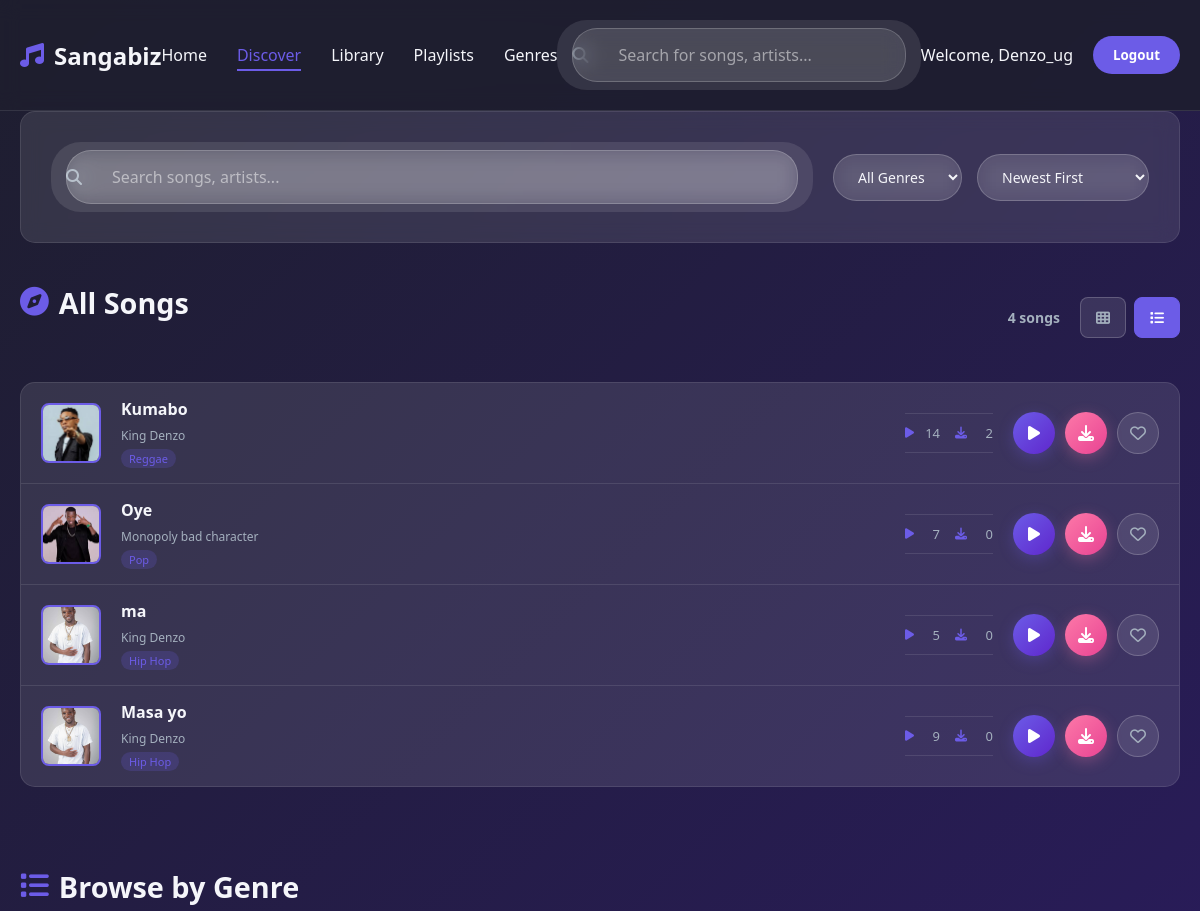
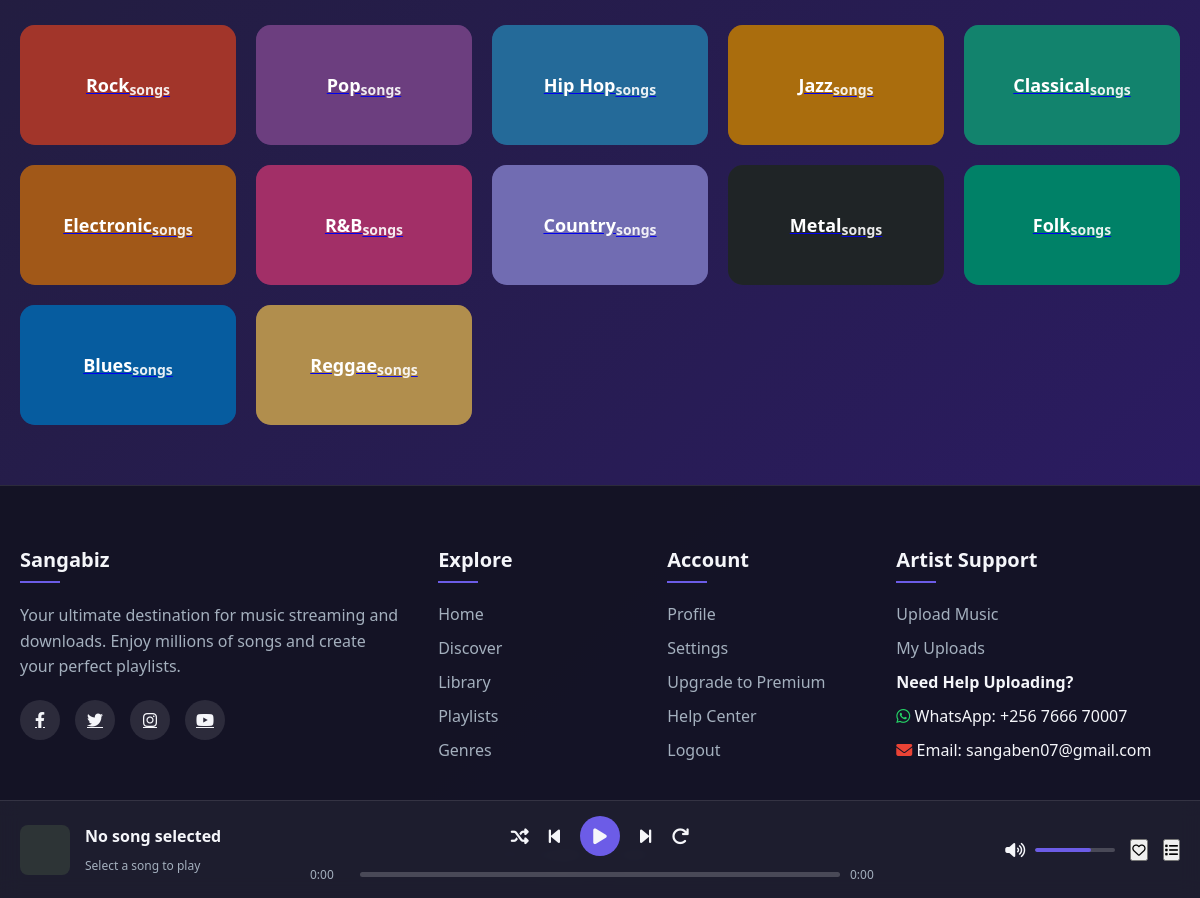
/discover/ (signed in), run on the app's committed database (2 pictures, top to bottom).
### music/models.py (models this page shows, shortened)
class Song(models.Model):
    title = models.CharField(max_length=200)
    artist = models.ForeignKey(Artist, on_delete=models.CASCADE, related_name='songs')
    genre = models.ForeignKey(Genre, on_delete=models.CASCADE)
    audio_file = models.FileField(
        upload_to='songs/',
        validators=[FileExtensionValidator(allowed_extensions=['mp3', 'wav', 'ogg'])]
    )
    cover_image = models.ImageField(upload_to='covers/', blank=True, null=True)
    duration = models.PositiveIntegerField(help_text="Duration in seconds")
    upload_date = models.DateTimeField(auto_now_add=True)
    plays = models.PositiveIntegerField(default=0)
    downloads = models.PositiveIntegerField(default=0)
    is_approved = models.BooleanField(default=False)  # For moderation
    is_featured = models.BooleanField(default=False)
    class Meta:
        ordering = ['-upload_date']

class Artist(models.Model):
    user = models.OneToOneField(
        User,
        on_delete=models.CASCADE,
        related_name='artist_profile'
    )
    name = models.CharField(max_length=200)
    bio = models.TextField(blank=True, null=True)
    image = models.ImageField(upload_to='artists/', blank=True, null=True)
    genre = models.ForeignKey('Genre', on_delete=models.SET_NULL, null=True, blank=True)
    website = models.URLField(blank=True, null=True)
    is_verified = models.BooleanField(default=False)
    created_at = models.DateTimeField(auto_now_add=True)
    updated_at = models.DateTimeField(auto_now=True)
    objects = ArtistManager()
    class Meta:
        constraints = [
            models.UniqueConstraint(fields=['user'], name='unique_artist_user')
        ]

class Genre(models.Model):
    name = models.CharField(max_length=100)
    color = models.CharField(max_length=7, default='#6c5ce7')  # Hex color

### music/views.py (the view)
# urls.py: path('discover/', views.discover, name='discover'),
def discover(request):
    songs = Song.objects.all().order_by('-upload_date')
    genres = Genre.objects.all()
    context = {
        'songs': songs,
        'genres': genres,
    }
    return render(request, 'discover.html', context)

### music/templates/discover.html (shortened to what this page needs)
{% extends 'base.html' %}
{% load static %}
{% block content %}
<div class="container">
    <section class="search-section" style="margin-bottom: 40px;">
        <div class="search-controls">
            <div class="search-bar">
                <i class="fas fa-search"></i>
                <input type="text" id="discover-search" placeholder="Search songs, artists..." onkeyup="filterSongs()">
            </div>
            <div class="filter-controls">
                <select id="genre-filter" onchange="filterSongs()">
                    <option value="">All Genres</option>
                </select>
                <select id="sort-by" onchange="sortSongs()">
                    <option value="newest">Newest First</option>
                </select>
            </div>
        </div>
    </section>
    <section class="discover-songs-section">
        <div class="section-header">
            <h2 class="section-title">
                <i class="fas fa-compass"></i>
                <span id="songs-count">All Songs</span>
            </h2>
            <div class="view-controls">
                <span id="results-count" class="results-count">{{ songs.count }} songs</span>
                <div class="view-buttons">
                    <button id="grid-view" class="view-btn" onclick="toggleView('grid')" title="Grid View">
                        <i class="fas fa-th"></i>
                    </button>
                    <button id="list-view" class="view-btn active" onclick="toggleView('list')" title="List View">
                        <i class="fas fa-list"></i>
                    </button>
                </div>
            </div>
        </div>
        <div id="list-view-container" class="mdundo-song-list">
            {% for song in songs %}
            <div class="mdundo-song-item" data-song-id="{{ song.id }}"
                 data-title="{{ song.title|lower }}"
                 data-artist="{{ song.artist.name|lower }}"
                 data-genre="{{ song.genre.name }}"
                 data-plays="{{ song.plays }}"
                 data-downloads="{{ song.downloads }}"
                 data-upload-date="{{ song.upload_date|date:'Y-m-d' }}">
                <div class="song-image">
                    <img src="{% if song.cover_image %}{{ song.cover_image.url }}{% else %}{% static 'images/default-cover.jpg' %}{% endif %}"
                         alt="{{ song.title }}"
                         onerror="this.src='{% static 'images/default-cover.jpg' %}'"
                         loading="lazy">
                </div>
                <div class="song-details">
                    <div class="song-title-artist">
                        <h4 class="song-title">{{ song.title }}</h4>
                        <p class="song-artist">{{ song.artist.name }}</p>
                    </div>
                    <div class="song-meta-info">
                        <span class="song-genre">{{ song.genre.name }}</span>
                    </div>
                </div>
                <div class="song-stats">
                    <div class="stat">
                        <i class="fas fa-play"></i>
                        <span class="stat-count">{{ song.plays }}</span>
                    </div>
                    <div class="stat">
                        <i class="fas fa-download"></i>
                        <span class="stat-count">{{ song.downloads }}</span>
                    </div>
                </div>
                <div class="song-actions">
                    <button class="mdundo-play-btn" onclick="playSongFromCard({{ song.id }})" title="Play">
                        <i class="fas fa-play"></i>
                    </button>
                    <button class="mdundo-download-btn" onclick="downloadSong({{ song.id }}, this)" title="Download">
                        <i class="fas fa-download"></i>
                    </button>
                    {% if user.is_authenticated %}
                    <button class="mdundo-like-btn" onclick="likeSong({{ song.id }}, this)" title="Like">
                        <i class="far fa-heart"></i>
                    </button>
                    {% endif %}
                </div>
            </div>
            {% empty %}
            <div class="no-results" style="display: block;">
                <i class="fas fa-music"></i>
                <h3>No songs available</h3>
                <p>Check back later for new songs</p>
            </div>
            {% endfor %}
        </div>
    </section>
    <section class="genres-section" style="margin-top: 80px;">
        <h2 class="section-title">
            <i class="fas fa-list"></i>
            Browse by Genre
        </h2>
        <div class="genres-grid">
            {% for genre in genres %}
            <a href="{% url 'genre_songs' genre.id %}" class="genre-link">
                <div class="genre-card" style="background: {{ genre.color|default:'linear-gradient(135deg, #6c5ce7, #fd79a8)' }};">
                    <span class="genre-name">{{ genre.name }}</span>
                    <div class="genre-count">{{ genre.song_count }} songs</div>
                </div>
            </a>
            {% empty %}
            <div class="no-genres">
                <i class="fas fa-music"></i>
                <p>No genres available yet.</p>
            </div>
            {% endfor %}
        </div>
    </section>
</div>
{% endblock %}

### music/templates/base.html (shortened to what this page needs)
{% load static %}
<!DOCTYPE html>
<html lang="en">
<head>
    <link rel="stylesheet" href="https://cdnjs.cloudflare.com/ajax/libs/font-awesome/6.4.0/css/all.min.css">
</head>
<body>
    <header>
        <div class="container">
            <nav class="navbar">
                <div class="logo">
                    <i class="fas fa-music"></i>
                    <span>Sangabiz</span>
                </div>
                <div class="nav-links">
                    <a href="{% url 'home' %}" class="{% if request.resolver_match.url_name == 'home' %}active{% endif %}">Home</a>
                    <a href="{% url 'discover' %}" class="{% if request.resolver_match.url_name == 'discover' %}active{% endif %}">Discover</a>
                    <a href="{% url 'library' %}" class="{% if request.resolver_match.url_name == 'library' %}active{% endif %}">Library</a>
                    <a href="{% url 'playlists' %}" class="{% if request.resolver_match.url_name == 'playlists' %}active{% endif %}">Playlists</a>
                    <a href="{% url 'genres' %}" class="{% if request.resolver_match.url_name == 'genres' %}active{% endif %}">Genres</a>
                </div>
                <div class="search-bar">
                    <i class="fas fa-search"></i>
                    <input type="text" id="search-input" placeholder="Search for songs, artists..." onkeypress="handleSearchKeypress(event)">
                </div>
                <div class="user-actions">
                    {% if user.is_authenticated %}
                        <span class="user-welcome">Welcome, {{ user.username }}</span>
                        <form method="post" action="{% url 'logout' %}" style="display: inline;">
                            <button type="submit" id="logout-btn">Logout</button>
                        </form>
                    {% else %}
                        <button id="signup-btn">Sign Up</button>
                        <button id="login-btn">Login</button>
                    {% endif %}
                </div>
            </nav>
        </div>
    </header>
    <main>
        {% block content %}
        {% endblock %}
    </main>
    <div class="player-section">
        <div class="container">
            <div class="player-container">
                <div class="song-info">
                    <div class="song-thumb" id="current-song-thumb"></div>
                    <div class="song-details">
                        <h4 id="current-song-title">No song selected</h4>
                        <p id="current-song-artist">Select a song to play</p>
                    </div>
                </div>
                <div class="player-controls">
                    <div class="control-buttons">
                        <button id="shuffle-btn"><i class="fas fa-random"></i></button>
                        <button id="prev-btn"><i class="fas fa-step-backward"></i></button>
                        <button class="play-pause" id="play-pause-btn"><i class="fas fa-play"></i></button>
                        <button id="next-btn"><i class="fas fa-step-forward"></i></button>
                        <button id="repeat-btn"><i class="fas fa-redo"></i></button>
                    </div>
                    <div class="progress-container">
                        <span class="time" id="current-time">0:00</span>
                        <div class="progress-bar" id="progress-bar">
                        </div>
                        <span class="time" id="duration">0:00</span>
                    </div>
                </div>
                <div class="player-actions">
                    <div class="volume-control">
                        <i class="fas fa-volume-up" id="volume-icon"></i>
                        <div class="volume-bar" id="volume-bar">
                            <div class="volume-level" id="volume-level"></div>
                        </div>
                    </div>
                    <button id="like-btn"><i class="far fa-heart"></i></button>
                    <button id="queue-btn"><i class="fas fa-list"></i></button>
                </div>
            </div>
        </div>
    </div>
<footer>
    <div class="container">
        <div class="footer-content">
            <div class="footer-column">
                <h3>Sangabiz</h3>
                <p>Your ultimate destination for music streaming and downloads. Enjoy millions of songs and create your perfect playlists.</p>
                <div class="social-links">
                    <a href="#"><i class="fab fa-facebook-f"></i></a>
                    <a href="#"><i class="fab fa-twitter"></i></a>
                    <a href="#"><i class="fab fa-instagram"></i></a>
                    <a href="#"><i class="fab fa-youtube"></i></a>
                </div>
            </div>
            <div class="footer-column">
                <h3>Explore</h3>
                <ul>
                    <li><a href="{% url 'home' %}">Home</a></li>
                    <li><a href="{% url 'discover' %}">Discover</a></li>
                    <li><a href="{% url 'library' %}">Library</a></li>
                    <li><a href="{% url 'playlists' %}">Playlists</a></li>
                    <li><a href="{% url 'genres' %}">Genres</a></li>
                </ul>
            </div>
            <div class="footer-column">
                <h3>Account</h3>
                <ul>
                    <li><a href="#">Profile</a></li>
                    <li><a href="#">Settings</a></li>
                    <li><a href="#">Upgrade to Premium</a></li>
                    <li><a href="#">Help Center</a></li>
                    <li><a href="{% url 'logout' %}">Logout</a></li>
                </ul>
            </div>
            <div class="footer-column">
                <h3>Artist Support</h3>
                <ul>
                    <li><a href="{% url 'upload_music' %}">Upload Music</a></li>
                    <li><a href="{% url 'my_uploads' %}">My Uploads</a></li>
                    <li><strong>Need Help Uploading?</strong></li>
                    <li><i class="fab fa-whatsapp"></i> WhatsApp: +256 7666 70007</li>
                    <li><i class="fas fa-envelope"></i> Email: sangaben07@gmail.com</li>
                </ul>
            </div>
        </div>
        <div class="copyright">
            <p>&copy; 2023 Sangabiz. All rights reserved.</p>
        </div>
    </div>
</footer>
</body>
</html>

### data on the page
Song: cover_image (picture), title "Kumabo", artist.name "King Denzo", genre.name "Reggae", plays "14", downloads "2"
Song: cover_image (picture), title "Oye", artist.name "Monopoly bad character", genre.name "Pop", plays "7", downloads "0"
Song: cover_image (picture), title "ma", artist.name "King Denzo", genre.name "Hip Hop", plays "5", downloads "0"
Song: cover_image (picture), title "Masa yo", artist.name "King Denzo", genre.name "Hip Hop", plays "9", downloads "0"
Genre: name "Rock"
Genre: name "Pop"
Genre: name "Hip Hop"
Genre: name "Jazz"
Genre: name "Classical"
Genre: name "Electronic"
Genre: name "R&B"
Genre: name "Country"
Genre: name "Metal"
Genre: name "Folk"
Genre: name "Blues"
Genre: name "Reggae"

### other printed values
{{ user.username }} "Denzo_ug"
